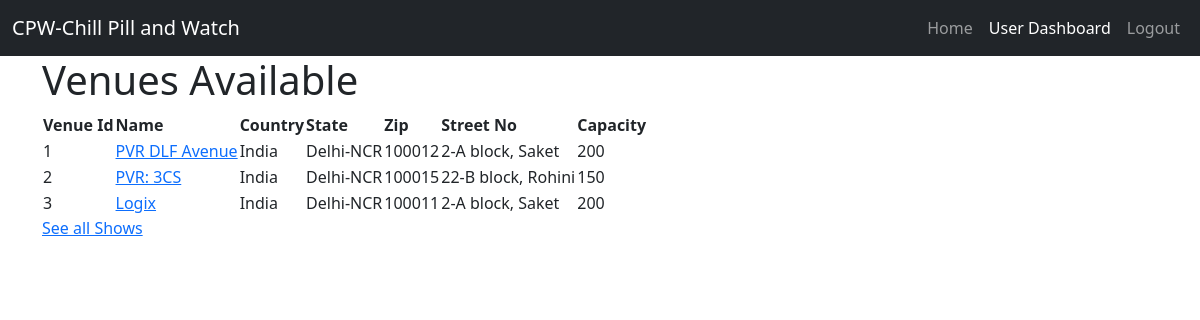
The app's page /user_venue (signed in) with its own data.
### newmodels.py (models this page shows, shortened)
class Venue(db.Model):
    v_id = db.Column(db.Integer, nullable=False, primary_key=True, autoincrement=True)
    name = db.Column(db.String(20), nullable=False)
    country = db.Column(db.String(20), nullable=False)
    state = db.Column(db.String(20), nullable=False)
    zip = db.Column(db.Integer, nullable=False)
    street_no = db.Column(db.String(20), nullable=False)
    capacity = db.Column(db.Integer, nullable=False)
    movie = db.relationship('Show', backref="theater")

### app.py (the view)
@app.route('/user_venue')
@login_required
def user_venue():
    data = Venue.query.all()
    return render_template('user_venue.html', venues=data)

### app.py (called while the page is built)
@login_manager.user_loader
def load_user(user_id):
    return User.query.get(int(user_id))

### templates/user_venue.html (shortened to what this page needs)
<!DOCTYPE html>
<html lang="en">
<head>
    <link href="https://cdn.jsdelivr.net/npm/bootstrap@5.2.3/dist/css/bootstrap.min.css" rel="stylesheet">
    <link ref="stylesheet" href="../Static/Style/Design.css">
</head>
<body>
    <nav class="navbar navbar-expand-sm bg-dark navbar-dark">
      <div class="container-fluid">
           <a class="navbar-brand" href="Home.html">
             CPW-Chill Pill and Watch
            </a>
        <ul class="navbar-nav">
          <li class="nav-item">
            <a class="nav-link" href="/">Home</a>
          </li>
          <li class="nav-item">
            <a class="nav-link active" href="/user_venue">User Dashboard</a>
          </li>
          <li class="nav-item">
            <a class="nav-link" href="/logout">Logout</a>
          </li>
        </ul>
      </div>
    </nav>
    <div class="container">
        <div class="row">
                <form action="/user_venue" method="post" >
    {% if venues|length == 0 %}
    No Venue found. Add the venues now!<br>
    {% else %}
    <h1>Venues Available</h1>
    <table id="all-venues">
        <tr>
            <th>Venue Id</th>
            <th>Name</th>
            <th>Country</th>
            <th>State</th>
            <th>Zip</th>
            <th>Street No</th>
            <th>Capacity</th>
        </tr>
        {% for i in venues %}
            <tr>
                <td>{{i.v_id}}</td>
                <td><a href="/see_user_show/{{ i.v_id }}">{{ i.name }}</a></td>
                <td>{{i.country}}</td>
                <td>{{i.state}}</td>
                <td>{{i.zip}}</td>
                <td>{{i.street_no}}</td>
                <td>{{i.capacity}}</td>
        </tr>
        {% endfor %}
    </table>
    {% endif %}
    <div>
        <a href="/user_shows">See all Shows</a>
    </div>
    </form>
        </div>
    </div>
</body>
</html>

### records on screen
Venue: v_id "1", name "PVR DLF Avenue", country "India", state "Delhi-NCR", zip "100012", street_no "2-A block, Saket", capacity "200"
Venue: v_id "2", name "PVR: 3CS", country "India", state "Delhi-NCR", zip "100015", street_no "22-B block, Rohini", capacity "150"
Venue: v_id "3", name "Logix", country "India", state "Delhi-NCR", zip "100011", street_no "2-A block, Saket", capacity "200"
